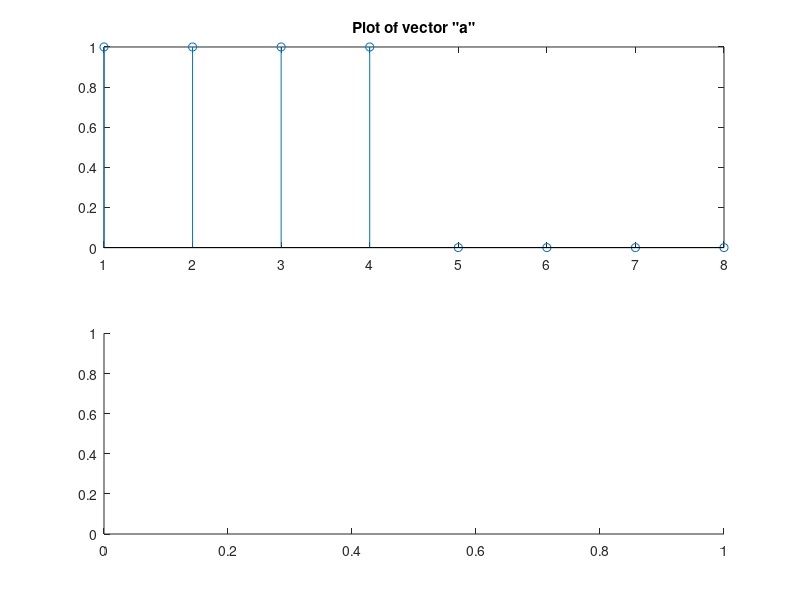

The MATLAB source for this figure: (Note: this script raises an error after producing the figure.)
% Consider a column vector a =[1; 1; 1; 1; 0; 0; 0; 0;] and 
% vector b = circshift(a; 3)+0:1 * randn(8; 1) a shifted version of a with noise distortion
a = [1; 1; 1; 1; 0; 0; 0; 0;]
subplot(2, 1, 1)
stem(a)
title('Plot of vector "a"')
b = circshift(a, 3)+0:1 * randn(8, 1)
% b = circshift(a, 3) + 10 * randn(8, 1)
% b = circshift(a,-2) + 10 * randn(8, 1)
subplot(2, 1, 2)
stem(b)
title('Plot of vector "b"')

% Now using for loop make 20 iterations.
l = 10
for k = 1:l
    a = [1; 1; 1; 1; 0; 0; 0; 0;]
    b = circshift(a, 3)+0:1 * randn(8, 1)
    c = conv(a,b)
    stem(c)
    title('Plot of vector"c"')
    [max_val, ind] = max(c)
end

i = 20
for k = 1:i
    a = [1; 1; 1; 1; 0; 0; 0; 0;]
    % b = circshift(a,-2) + 10 * randn(8, 1)
    b = circshift(a, 3) + 10 * randn(8, 1)
    c = conv(a,b)
    stem(c)
    title('Plot of vector"c"')
    [max_val, ind] = max(c)
end




